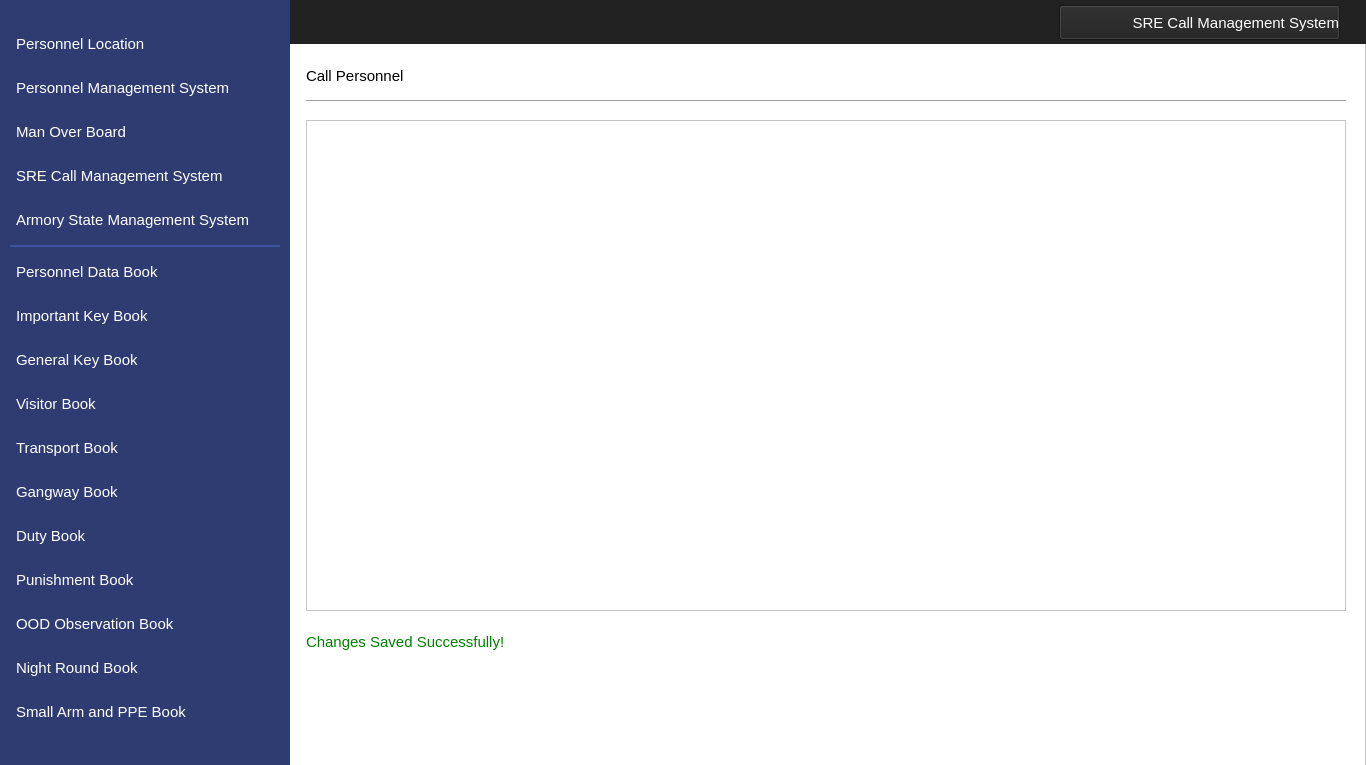
<?xml version="1.0" encoding="UTF-8"?>
<ui version="4.0">
 <class>MainWindow</class>
 <widget class="QMainWindow" name="MainWindow">
  <property name="geometry">
   <rect>
    <x>0</x>
    <y>0</y>
    <width>1366</width>
    <height>765</height>
   </rect>
  </property>
  <property name="windowTitle">
   <string>MainWindow</string>
  </property>
  <widget class="QWidget" name="centralwidget">
   <widget class="QFrame" name="frame">
    <property name="geometry">
     <rect>
      <x>0</x>
      <y>0</y>
      <width>1366</width>
      <height>768</height>
     </rect>
    </property>
    <property name="styleSheet">
     <string notr="true">background-color: #ffffff</string>
    </property>
    <property name="frameShape">
     <enum>QFrame::StyledPanel</enum>
    </property>
    <property name="frameShadow">
     <enum>QFrame::Raised</enum>
    </property>
    <widget class="QLabel" name="label">
     <property name="geometry">
      <rect>
       <x>0</x>
       <y>0</y>
       <width>290</width>
       <height>768</height>
      </rect>
     </property>
     <property name="styleSheet">
      <string notr="true">background-image: url(null);
background-color:#2F3C71;</string>
     </property>
     <property name="text">
      <string/>
     </property>
    </widget>
    <widget class="QLabel" name="label_2">
     <property name="geometry">
      <rect>
       <x>0</x>
       <y>0</y>
       <width>1366</width>
       <height>44</height>
      </rect>
     </property>
     <property name="styleSheet">
      <string notr="true">background-image: url(null);
background-color:#222222;</string>
     </property>
     <property name="text">
      <string/>
     </property>
    </widget>
    <widget class="QPushButton" name="navViewPunishment">
     <property name="geometry">
      <rect>
       <x>10</x>
       <y>558</y>
       <width>270</width>
       <height>44</height>
      </rect>
     </property>
     <property name="font">
      <font>
       <family>Segoe UI</family>
       <pointsize>11</pointsize>
      </font>
     </property>
     <property name="cursor">
      <cursorShape>PointingHandCursor</cursorShape>
     </property>
     <property name="styleSheet">
      <string notr="true">QPushButton 
{
    text-align: left;
    color: #ffffff;
    background-color:#2F3C71;
    border-width: 1px;
    border-color: #2F3C71;
    border-style: solid;
    border-radius: 6;
    padding: 3px;
    font-size: 11pt;
    padding-left: 5px;
    padding-right: 5px;
    min-width: 40px;
}

QPushButton:hover
{
    background-color:#4154A0;
}
QPushButton:pressed
{
    background-color: #384889;
 	border-width: 3px;
    border-color: #5C70BC;
    border-style: solid;
    border-radius: 6;

}</string>
     </property>
     <property name="text">
      <string>Punishment Book</string>
     </property>
     <property name="icon">
      <iconset resource="../IconResource.qrc">
       <normaloff>:/images/punishment.png</normaloff>:/images/punishment.png</iconset>
     </property>
     <property name="iconSize">
      <size>
       <width>25</width>
       <height>25</height>
      </size>
     </property>
     <property name="flat">
      <bool>false</bool>
     </property>
    </widget>
    <widget class="QPushButton" name="navViewImpKey">
     <property name="geometry">
      <rect>
       <x>10</x>
       <y>294</y>
       <width>270</width>
       <height>44</height>
      </rect>
     </property>
     <property name="font">
      <font>
       <family>Segoe UI</family>
       <pointsize>11</pointsize>
      </font>
     </property>
     <property name="cursor">
      <cursorShape>PointingHandCursor</cursorShape>
     </property>
     <property name="styleSheet">
      <string notr="true">QPushButton 
{
    text-align: left;
    color: #ffffff;
    background-color:#2F3C71;
    border-width: 1px;
    border-color: #2F3C71;
    border-style: solid;
    border-radius: 6;
    padding: 3px;
    font-size: 11pt;
    padding-left: 5px;
    padding-right: 5px;
    min-width: 40px;
}

QPushButton:hover
{
    background-color:#4154A0;
}
QPushButton:pressed
{
    background-color: #384889;
 	border-width: 3px;
    border-color: #5C70BC;
    border-style: solid;
    border-radius: 6;

}</string>
     </property>
     <property name="text">
      <string>Important Key Book</string>
     </property>
     <property name="icon">
      <iconset resource="../IconResource.qrc">
       <normaloff>:/images/impKey.png</normaloff>:/images/impKey.png</iconset>
     </property>
     <property name="iconSize">
      <size>
       <width>25</width>
       <height>25</height>
      </size>
     </property>
     <property name="flat">
      <bool>false</bool>
     </property>
    </widget>
    <widget class="QPushButton" name="navViewGenKey">
     <property name="geometry">
      <rect>
       <x>10</x>
       <y>338</y>
       <width>270</width>
       <height>44</height>
      </rect>
     </property>
     <property name="font">
      <font>
       <family>Segoe UI</family>
       <pointsize>11</pointsize>
      </font>
     </property>
     <property name="cursor">
      <cursorShape>PointingHandCursor</cursorShape>
     </property>
     <property name="styleSheet">
      <string notr="true">QPushButton 
{
    text-align: left;
    color: #ffffff;
    background-color:#2F3C71;
    border-width: 1px;
    border-color: #2F3C71;
    border-style: solid;
    border-radius: 6;
    padding: 3px;
    font-size: 11pt;
    padding-left: 5px;
    padding-right: 5px;
    min-width: 40px;
}

QPushButton:hover
{
    background-color:#4154A0;
}

QPushButton:pressed
{
    background-color: #384889;
 	border-width: 3px;
    border-color: #5C70BC;
    border-style: solid;
    border-radius: 6;

}</string>
     </property>
     <property name="text">
      <string>General Key Book</string>
     </property>
     <property name="icon">
      <iconset resource="../IconResource.qrc">
       <normaloff>:/images/genKey.png</normaloff>:/images/genKey.png</iconset>
     </property>
     <property name="iconSize">
      <size>
       <width>25</width>
       <height>25</height>
      </size>
     </property>
     <property name="flat">
      <bool>false</bool>
     </property>
    </widget>
    <widget class="QPushButton" name="navViewVisitor">
     <property name="geometry">
      <rect>
       <x>10</x>
       <y>382</y>
       <width>270</width>
       <height>44</height>
      </rect>
     </property>
     <property name="font">
      <font>
       <family>Segoe UI</family>
       <pointsize>11</pointsize>
      </font>
     </property>
     <property name="cursor">
      <cursorShape>PointingHandCursor</cursorShape>
     </property>
     <property name="styleSheet">
      <string notr="true">QPushButton 
{
    text-align: left;
    color: #ffffff;
    background-color:#2F3C71;
    border-width: 1px;
    border-color: #2F3C71;
    border-style: solid;
    border-radius: 6;
    padding: 3px;
    font-size: 11pt;
    padding-left: 5px;
    padding-right: 5px;
    min-width: 40px;
}

QPushButton:hover
{
    background-color:#4154A0;
}


QPushButton:pressed
{
    background-color: #384889;
 	border-width: 3px;
    border-color: #5C70BC;
    border-style: solid;
    border-radius: 6;
}</string>
     </property>
     <property name="text">
      <string>Visitor Book</string>
     </property>
     <property name="icon">
      <iconset resource="../IconResource.qrc">
       <normaloff>:/images/visitor.png</normaloff>:/images/visitor.png</iconset>
     </property>
     <property name="iconSize">
      <size>
       <width>25</width>
       <height>25</height>
      </size>
     </property>
     <property name="flat">
      <bool>false</bool>
     </property>
    </widget>
    <widget class="QPushButton" name="navViewTransport">
     <property name="geometry">
      <rect>
       <x>10</x>
       <y>426</y>
       <width>270</width>
       <height>44</height>
      </rect>
     </property>
     <property name="font">
      <font>
       <family>Segoe UI</family>
       <pointsize>11</pointsize>
      </font>
     </property>
     <property name="cursor">
      <cursorShape>PointingHandCursor</cursorShape>
     </property>
     <property name="styleSheet">
      <string notr="true">QPushButton 
{
    text-align: left;
    color: #ffffff;
    background-color:#2F3C71;
    border-width: 1px;
    border-color: #2F3C71;
    border-style: solid;
    border-radius: 6;
    padding: 3px;
    font-size: 11pt;
    padding-left: 5px;
    padding-right: 5px;
    min-width: 40px;
}

QPushButton:hover
{
    background-color:#4154A0;
}
QPushButton:pressed
{
    background-color: #384889;
 	border-width: 3px;
    border-color: #5C70BC;
    border-style: solid;
    border-radius: 6;

}</string>
     </property>
     <property name="text">
      <string>Transport Book</string>
     </property>
     <property name="icon">
      <iconset resource="../IconResource.qrc">
       <normaloff>:/images/transport.png</normaloff>:/images/transport.png</iconset>
     </property>
     <property name="iconSize">
      <size>
       <width>25</width>
       <height>25</height>
      </size>
     </property>
     <property name="flat">
      <bool>false</bool>
     </property>
    </widget>
    <widget class="QPushButton" name="navViewGangway">
     <property name="geometry">
      <rect>
       <x>10</x>
       <y>470</y>
       <width>270</width>
       <height>44</height>
      </rect>
     </property>
     <property name="font">
      <font>
       <family>Segoe UI</family>
       <pointsize>11</pointsize>
      </font>
     </property>
     <property name="cursor">
      <cursorShape>PointingHandCursor</cursorShape>
     </property>
     <property name="styleSheet">
      <string notr="true">QPushButton 
{
    text-align: left;
    color: #ffffff;
    background-color:#2F3C71;
    border-width: 1px;
    border-color: #2F3C71;
    border-style: solid;
    border-radius: 6;
    padding: 3px;
    font-size: 11pt;
    padding-left: 5px;
    padding-right: 5px;
    min-width: 40px;
}

QPushButton:hover
{
    background-color:#4154A0;
}
QPushButton:pressed
{
    background-color: #384889;
 	border-width: 3px;
    border-color: #5C70BC;
    border-style: solid;
    border-radius: 6;

}</string>
     </property>
     <property name="text">
      <string>Gangway Book</string>
     </property>
     <property name="icon">
      <iconset resource="../IconResource.qrc">
       <normaloff>:/images/gangway.png</normaloff>:/images/gangway.png</iconset>
     </property>
     <property name="iconSize">
      <size>
       <width>25</width>
       <height>25</height>
      </size>
     </property>
     <property name="flat">
      <bool>false</bool>
     </property>
    </widget>
    <widget class="QPushButton" name="navViewDuty">
     <property name="geometry">
      <rect>
       <x>10</x>
       <y>514</y>
       <width>270</width>
       <height>44</height>
      </rect>
     </property>
     <property name="font">
      <font>
       <family>Segoe UI</family>
       <pointsize>11</pointsize>
      </font>
     </property>
     <property name="cursor">
      <cursorShape>PointingHandCursor</cursorShape>
     </property>
     <property name="styleSheet">
      <string notr="true">QPushButton 
{
    text-align: left;
    color: #ffffff;
    background-color:#2F3C71;
    border-width: 1px;
    border-color: #2F3C71;
    border-style: solid;
    border-radius: 6;
    padding: 3px;
    font-size: 11pt;
    padding-left: 5px;
    padding-right: 5px;
    min-width: 40px;
}

QPushButton:hover
{
    background-color:#4154A0;
}
QPushButton:pressed
{
    background-color: #384889;
 	border-width: 3px;
    border-color: #5C70BC;
    border-style: solid;
    border-radius: 6;

}</string>
     </property>
     <property name="text">
      <string>Duty Book</string>
     </property>
     <property name="icon">
      <iconset resource="../IconResource.qrc">
       <normaloff>:/images/duty.png</normaloff>:/images/duty.png</iconset>
     </property>
     <property name="iconSize">
      <size>
       <width>25</width>
       <height>25</height>
      </size>
     </property>
     <property name="flat">
      <bool>false</bool>
     </property>
    </widget>
    <widget class="QPushButton" name="navViewNight">
     <property name="geometry">
      <rect>
       <x>10</x>
       <y>646</y>
       <width>270</width>
       <height>44</height>
      </rect>
     </property>
     <property name="font">
      <font>
       <family>Segoe UI</family>
       <pointsize>11</pointsize>
      </font>
     </property>
     <property name="cursor">
      <cursorShape>PointingHandCursor</cursorShape>
     </property>
     <property name="styleSheet">
      <string notr="true">QPushButton 
{
    text-align: left;
    color: #ffffff;
    background-color:#2F3C71;
    border-width: 1px;
    border-color: #2F3C71;
    border-style: solid;
    border-radius: 6;
    padding: 3px;
    font-size: 11pt;
    padding-left: 5px;
    padding-right: 5px;
    min-width: 40px;
}

QPushButton:hover
{
    background-color:#4154A0;
}
QPushButton:pressed
{
    background-color: #384889;
 	border-width: 3px;
    border-color: #5C70BC;
    border-style: solid;
    border-radius: 6;

}</string>
     </property>
     <property name="text">
      <string>Night Round Book</string>
     </property>
     <property name="icon">
      <iconset resource="../IconResource.qrc">
       <normaloff>:/images/night.png</normaloff>:/images/night.png</iconset>
     </property>
     <property name="iconSize">
      <size>
       <width>25</width>
       <height>25</height>
      </size>
     </property>
     <property name="flat">
      <bool>false</bool>
     </property>
    </widget>
    <widget class="QLabel" name="label_4">
     <property name="geometry">
      <rect>
       <x>10</x>
       <y>245</y>
       <width>270</width>
       <height>2</height>
      </rect>
     </property>
     <property name="styleSheet">
      <string notr="true">background-color:#4154A0;</string>
     </property>
     <property name="text">
      <string/>
     </property>
    </widget>
    <widget class="QPushButton" name="navViewMOB">
     <property name="geometry">
      <rect>
       <x>10</x>
       <y>110</y>
       <width>270</width>
       <height>44</height>
      </rect>
     </property>
     <property name="font">
      <font>
       <family>Segoe UI</family>
       <pointsize>11</pointsize>
      </font>
     </property>
     <property name="cursor">
      <cursorShape>PointingHandCursor</cursorShape>
     </property>
     <property name="styleSheet">
      <string notr="true">QPushButton 
{
    text-align: left;
    color: #ffffff;
    background-color:#2F3C71;
    border-width: 1px;
    border-color: #2F3C71;
    border-style: solid;
    border-radius: 6;
    padding: 3px;
    font-size: 11pt;
    padding-left: 5px;
    padding-right: 5px;
    min-width: 40px;
}

QPushButton:hover
{
    background-color:#4154A0;
}
QPushButton:pressed
{
    background-color: #384889;
 	border-width: 3px;
    border-color: #5C70BC;
    border-style: solid;
    border-radius: 6;

}</string>
     </property>
     <property name="text">
      <string>Man Over Board</string>
     </property>
     <property name="icon">
      <iconset resource="../IconResource.qrc">
       <normaloff>:/images/mob.png</normaloff>:/images/mob.png</iconset>
     </property>
     <property name="iconSize">
      <size>
       <width>32</width>
       <height>32</height>
      </size>
     </property>
     <property name="flat">
      <bool>false</bool>
     </property>
    </widget>
    <widget class="QPushButton" name="navViewLocation">
     <property name="geometry">
      <rect>
       <x>10</x>
       <y>22</y>
       <width>270</width>
       <height>44</height>
      </rect>
     </property>
     <property name="font">
      <font>
       <family>Segoe UI</family>
       <pointsize>11</pointsize>
      </font>
     </property>
     <property name="cursor">
      <cursorShape>PointingHandCursor</cursorShape>
     </property>
     <property name="styleSheet">
      <string notr="true">QPushButton 
{
    text-align: left;
    color: #ffffff;
    background-color:#2F3C71;
    border-width: 1px;
    border-color: #2F3C71;
    border-style: solid;
    border-radius: 6;
    padding: 3px;
    font-size: 11pt;
    padding-left: 5px;
    padding-right: 5px;
    min-width: 40px;
}

QPushButton:hover
{
    background-color:#4154A0;
}
QPushButton:pressed
{
    background-color: #384889;
 	border-width: 3px;
    border-color: #5C70BC;
    border-style: solid;
    border-radius: 6;

}</string>
     </property>
     <property name="text">
      <string>Personnel Location</string>
     </property>
     <property name="icon">
      <iconset resource="../IconResource.qrc">
       <normaloff>:/images/locate.png</normaloff>:/images/locate.png</iconset>
     </property>
     <property name="iconSize">
      <size>
       <width>25</width>
       <height>25</height>
      </size>
     </property>
     <property name="flat">
      <bool>false</bool>
     </property>
    </widget>
    <widget class="QPushButton" name="navViewMangement">
     <property name="geometry">
      <rect>
       <x>10</x>
       <y>66</y>
       <width>270</width>
       <height>44</height>
      </rect>
     </property>
     <property name="font">
      <font>
       <family>Segoe UI</family>
       <pointsize>11</pointsize>
      </font>
     </property>
     <property name="cursor">
      <cursorShape>PointingHandCursor</cursorShape>
     </property>
     <property name="styleSheet">
      <string notr="true">QPushButton 
{
    text-align: left;
    color: #ffffff;
    background-color:#2F3C71;
    border-width: 1px;
    border-color: #2F3C71;
    border-style: solid;
    border-radius: 6;
    padding: 3px;
    font-size: 11pt;
    padding-left: 5px;
    padding-right: 5px;
    min-width: 40px;
}

QPushButton:hover
{
    background-color:#4154A0;
}
QPushButton:pressed
{
    background-color: #384889;
 	border-width: 3px;
    border-color: #5C70BC;
    border-style: solid;
    border-radius: 6;

}</string>
     </property>
     <property name="text">
      <string>Personnel Management System</string>
     </property>
     <property name="icon">
      <iconset resource="../IconResource.qrc">
       <normaloff>:/images/personnel.png</normaloff>:/images/personnel.png</iconset>
     </property>
     <property name="iconSize">
      <size>
       <width>32</width>
       <height>32</height>
      </size>
     </property>
     <property name="flat">
      <bool>false</bool>
     </property>
    </widget>
    <widget class="QPushButton" name="navViewPPE">
     <property name="geometry">
      <rect>
       <x>10</x>
       <y>690</y>
       <width>270</width>
       <height>44</height>
      </rect>
     </property>
     <property name="font">
      <font>
       <family>Segoe UI</family>
       <pointsize>11</pointsize>
      </font>
     </property>
     <property name="cursor">
      <cursorShape>PointingHandCursor</cursorShape>
     </property>
     <property name="styleSheet">
      <string notr="true">QPushButton 
{
    text-align: left;
    color: #ffffff;
    background-color:#2F3C71;
    border-width: 1px;
    border-color: #2F3C71;
    border-style: solid;
    border-radius: 6;
    padding: 3px;
    font-size: 11pt;
    padding-left: 5px;
    padding-right: 5px;
    min-width: 40px;
}

QPushButton:hover
{
    background-color:#4154A0;
}
QPushButton:pressed
{
    background-color: #384889;
 	border-width: 3px;
    border-color: #5C70BC;
    border-style: solid;
    border-radius: 6;

}</string>
     </property>
     <property name="text">
      <string>Small Arm and PPE Book</string>
     </property>
     <property name="icon">
      <iconset resource="../IconResource.qrc">
       <normaloff>:/images/armPPE.png</normaloff>:/images/armPPE.png</iconset>
     </property>
     <property name="iconSize">
      <size>
       <width>25</width>
       <height>25</height>
      </size>
     </property>
     <property name="flat">
      <bool>false</bool>
     </property>
    </widget>
    <widget class="QPushButton" name="navViewOOD">
     <property name="geometry">
      <rect>
       <x>10</x>
       <y>602</y>
       <width>270</width>
       <height>44</height>
      </rect>
     </property>
     <property name="font">
      <font>
       <family>Segoe UI</family>
       <pointsize>11</pointsize>
      </font>
     </property>
     <property name="cursor">
      <cursorShape>PointingHandCursor</cursorShape>
     </property>
     <property name="styleSheet">
      <string notr="true">QPushButton 
{
    text-align: left;
    color: #ffffff;
    background-color:#2F3C71;
    border-width: 1px;
    border-color: #2F3C71;
    border-style: solid;
    border-radius: 6;
    padding: 3px;
    font-size: 11pt;
    padding-left: 5px;
    padding-right: 5px;
    min-width: 40px;
}

QPushButton:hover
{
    background-color:#4154A0;
}
QPushButton:pressed
{
    background-color: #384889;
 	border-width: 3px;
    border-color: #5C70BC;
    border-style: solid;
    border-radius: 6;

}</string>
     </property>
     <property name="text">
      <string>OOD Observation Book</string>
     </property>
     <property name="icon">
      <iconset resource="../IconResource.qrc">
       <normaloff>:/images/oodObserve.png</normaloff>:/images/oodObserve.png</iconset>
     </property>
     <property name="iconSize">
      <size>
       <width>25</width>
       <height>25</height>
      </size>
     </property>
     <property name="flat">
      <bool>false</bool>
     </property>
    </widget>
    <widget class="QPushButton" name="navViewCMS">
     <property name="geometry">
      <rect>
       <x>10</x>
       <y>154</y>
       <width>270</width>
       <height>44</height>
      </rect>
     </property>
     <property name="font">
      <font>
       <family>Segoe UI</family>
       <pointsize>11</pointsize>
      </font>
     </property>
     <property name="cursor">
      <cursorShape>PointingHandCursor</cursorShape>
     </property>
     <property name="styleSheet">
      <string notr="true">QPushButton 
{
    text-align: left;
    color: #ffffff;
    background-color:#2F3C71;
    border-width: 1px;
    border-color: #2F3C71;
    border-style: solid;
    border-radius: 6;
    padding: 3px;
    font-size: 11pt;
    padding-left: 5px;
    padding-right: 5px;
    min-width: 40px;
}

QPushButton:hover
{
    background-color:#4154A0;
}

QPushButton:active
{
    background-color:#4154A0;
}
QPushButton:pressed
{
    background-color: #384889;
 	border-width: 3px;
    border-color: #5C70BC;
    border-style: solid;
    border-radius: 6;

}</string>
     </property>
     <property name="text">
      <string>SRE Call Management System</string>
     </property>
     <property name="icon">
      <iconset resource="../IconResource.qrc">
       <normaloff>:/images/sreCall.png</normaloff>:/images/sreCall.png</iconset>
     </property>
     <property name="iconSize">
      <size>
       <width>25</width>
       <height>25</height>
      </size>
     </property>
     <property name="flat">
      <bool>false</bool>
     </property>
    </widget>
    <widget class="QPushButton" name="pushButton">
     <property name="enabled">
      <bool>true</bool>
     </property>
     <property name="geometry">
      <rect>
       <x>1059</x>
       <y>5</y>
       <width>281</width>
       <height>35</height>
      </rect>
     </property>
     <property name="font">
      <font>
       <family>Segoe UI</family>
       <pointsize>11</pointsize>
      </font>
     </property>
     <property name="styleSheet">
      <string notr="true"> text-align: right;
    color: #ffffff;
    background-color:#222222;</string>
     </property>
     <property name="text">
      <string>SRE Call Management System</string>
     </property>
     <property name="icon">
      <iconset resource="../IconResource.qrc">
       <normaloff>:/images/sreCall.png</normaloff>:/images/sreCall.png</iconset>
     </property>
     <property name="iconSize">
      <size>
       <width>32</width>
       <height>32</height>
      </size>
     </property>
    </widget>
    <widget class="QPushButton" name="pushButton_2">
     <property name="enabled">
      <bool>true</bool>
     </property>
     <property name="geometry">
      <rect>
       <x>306</x>
       <y>680</y>
       <width>100</width>
       <height>80</height>
      </rect>
     </property>
     <property name="styleSheet">
      <string notr="true"> border:1px solid #fff;
    border-radius:4px;
    outline:none;</string>
     </property>
     <property name="text">
      <string/>
     </property>
     <property name="icon">
      <iconset resource="../IconResource.qrc">
       <normaloff>:/images/logoMTIP.png</normaloff>:/images/logoMTIP.png</iconset>
     </property>
     <property name="iconSize">
      <size>
       <width>200</width>
       <height>200</height>
      </size>
     </property>
    </widget>
    <widget class="QPushButton" name="navViewPersonnel">
     <property name="geometry">
      <rect>
       <x>10</x>
       <y>250</y>
       <width>270</width>
       <height>44</height>
      </rect>
     </property>
     <property name="font">
      <font>
       <family>Segoe UI</family>
       <pointsize>11</pointsize>
      </font>
     </property>
     <property name="cursor">
      <cursorShape>PointingHandCursor</cursorShape>
     </property>
     <property name="styleSheet">
      <string notr="true">QPushButton 
{
    text-align: left;
    color: #ffffff;
    background-color:#2F3C71;
    border-width: 1px;
    border-color: #2F3C71;
    border-style: solid;
    border-radius: 6;
    padding: 3px;
    font-size: 11pt;
    padding-left: 5px;
    padding-right: 5px;
    min-width: 40px;
}

QPushButton:hover
{
    background-color:#4154A0;
}

QPushButton:pressed
{
    background-color: #384889;
 	border-width: 3px;
    border-color: #5C70BC;
    border-style: solid;
    border-radius: 6;

}</string>
     </property>
     <property name="text">
      <string>Personnel Data Book</string>
     </property>
     <property name="icon">
      <iconset resource="../IconResource.qrc">
       <normaloff>:/images/personnelData.png</normaloff>:/images/personnelData.png</iconset>
     </property>
     <property name="iconSize">
      <size>
       <width>25</width>
       <height>25</height>
      </size>
     </property>
     <property name="flat">
      <bool>false</bool>
     </property>
    </widget>
    <widget class="QPushButton" name="navViewState">
     <property name="geometry">
      <rect>
       <x>10</x>
       <y>198</y>
       <width>270</width>
       <height>44</height>
      </rect>
     </property>
     <property name="font">
      <font>
       <family>Segoe UI</family>
       <pointsize>11</pointsize>
      </font>
     </property>
     <property name="cursor">
      <cursorShape>PointingHandCursor</cursorShape>
     </property>
     <property name="styleSheet">
      <string notr="true">QPushButton 
{
    text-align: left;
    color: #ffffff;
    background-color:#2F3C71;
    border-width: 1px;
    border-color: #2F3C71;
    border-style: solid;
    border-radius: 6;
    padding: 3px;
    font-size: 11pt;
    padding-left: 5px;
    padding-right: 5px;
    min-width: 40px;
}

QPushButton:hover
{
    background-color:#4154A0;
}
QPushButton:pressed
{
    background-color: #384889;
 	border-width: 3px;
    border-color: #5C70BC;
    border-style: solid;
    border-radius: 6;

}</string>
     </property>
     <property name="text">
      <string>Armory State Management System</string>
     </property>
     <property name="icon">
      <iconset resource="../IconResource.qrc">
       <normaloff>:/images/armoryState.png</normaloff>:/images/armoryState.png</iconset>
     </property>
     <property name="iconSize">
      <size>
       <width>25</width>
       <height>25</height>
      </size>
     </property>
     <property name="flat">
      <bool>false</bool>
     </property>
    </widget>
    <widget class="QLabel" name="lblDataEntrySuccessful">
     <property name="enabled">
      <bool>true</bool>
     </property>
     <property name="geometry">
      <rect>
       <x>306</x>
       <y>620</y>
       <width>361</width>
       <height>44</height>
      </rect>
     </property>
     <property name="font">
      <font>
       <family>Segoe UI</family>
       <pointsize>11</pointsize>
      </font>
     </property>
     <property name="layoutDirection">
      <enum>Qt::LeftToRight</enum>
     </property>
     <property name="styleSheet">
      <string notr="true">color: green;
background-color:#ffffff;
font-size: 11pt</string>
     </property>
     <property name="text">
      <string>Changes Saved Successfully!</string>
     </property>
     <property name="alignment">
      <set>Qt::AlignLeading|Qt::AlignLeft|Qt::AlignVCenter</set>
     </property>
    </widget>
    <widget class="QTableWidget" name="tblDetails">
     <property name="geometry">
      <rect>
       <x>306</x>
       <y>120</y>
       <width>1040</width>
       <height>491</height>
      </rect>
     </property>
     <property name="styleSheet">
      <string notr="true"/>
     </property>
     <property name="editTriggers">
      <set>QAbstractItemView::NoEditTriggers</set>
     </property>
     <property name="alternatingRowColors">
      <bool>true</bool>
     </property>
     <property name="selectionMode">
      <enum>QAbstractItemView::NoSelection</enum>
     </property>
     <property name="selectionBehavior">
      <enum>QAbstractItemView::SelectRows</enum>
     </property>
    </widget>
    <zorder>label_2</zorder>
    <zorder>label</zorder>
    <zorder>navViewPunishment</zorder>
    <zorder>navViewImpKey</zorder>
    <zorder>navViewGenKey</zorder>
    <zorder>navViewVisitor</zorder>
    <zorder>navViewTransport</zorder>
    <zorder>navViewGangway</zorder>
    <zorder>navViewDuty</zorder>
    <zorder>navViewNight</zorder>
    <zorder>label_4</zorder>
    <zorder>navViewMOB</zorder>
    <zorder>navViewLocation</zorder>
    <zorder>navViewMangement</zorder>
    <zorder>navViewPPE</zorder>
    <zorder>navViewOOD</zorder>
    <zorder>navViewCMS</zorder>
    <zorder>pushButton</zorder>
    <zorder>pushButton_2</zorder>
    <zorder>navViewPersonnel</zorder>
    <zorder>navViewState</zorder>
    <zorder>lblDataEntrySuccessful</zorder>
    <zorder>tblDetails</zorder>
   </widget>
   <widget class="QLabel" name="label_13">
    <property name="geometry">
     <rect>
      <x>306</x>
      <y>100</y>
      <width>1040</width>
      <height>1</height>
     </rect>
    </property>
    <property name="styleSheet">
     <string notr="true">background-color:#A0A0A0;</string>
    </property>
    <property name="text">
     <string/>
    </property>
   </widget>
   <widget class="QLabel" name="label_6">
    <property name="geometry">
     <rect>
      <x>306</x>
      <y>60</y>
      <width>221</width>
      <height>31</height>
     </rect>
    </property>
    <property name="font">
     <font>
      <family>Segoe UI</family>
      <pointsize>11</pointsize>
     </font>
    </property>
    <property name="layoutDirection">
     <enum>Qt::LeftToRight</enum>
    </property>
    <property name="styleSheet">
     <string notr="true">color: #000000;
background-color:#ffffff;
font-size: 11pt</string>
    </property>
    <property name="text">
     <string>Call Personnel</string>
    </property>
    <property name="alignment">
     <set>Qt::AlignLeading|Qt::AlignLeft|Qt::AlignVCenter</set>
    </property>
   </widget>
  </widget>
 </widget>
 <resources>
  <include location="../IconResource.qrc"/>
 </resources>
 <connections/>
</ui>
